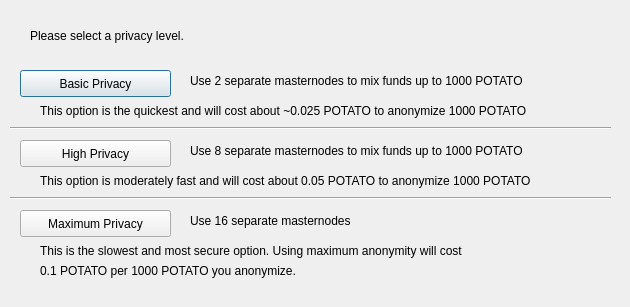
<?xml version="1.0" encoding="UTF-8"?>
<ui version="4.0">
 <class>DarksendConfig</class>
 <widget class="QDialog" name="DarksendConfig">
  <property name="geometry">
   <rect>
    <x>0</x>
    <y>0</y>
    <width>630</width>
    <height>307</height>
   </rect>
  </property>
  <property name="windowTitle">
   <string>Configure PrivateSend</string>
  </property>
  <widget class="QPushButton" name="buttonBasic">
   <property name="geometry">
    <rect>
     <x>20</x>
     <y>70</y>
     <width>151</width>
     <height>27</height>
    </rect>
   </property>
   <property name="text">
    <string>Basic Privacy</string>
   </property>
  </widget>
  <widget class="QPushButton" name="buttonHigh">
   <property name="geometry">
    <rect>
     <x>20</x>
     <y>140</y>
     <width>151</width>
     <height>27</height>
    </rect>
   </property>
   <property name="text">
    <string>High Privacy</string>
   </property>
  </widget>
  <widget class="QPushButton" name="buttonMax">
   <property name="geometry">
    <rect>
     <x>20</x>
     <y>210</y>
     <width>151</width>
     <height>27</height>
    </rect>
   </property>
   <property name="text">
    <string>Maximum Privacy</string>
   </property>
  </widget>
  <widget class="QLabel" name="label">
   <property name="geometry">
    <rect>
     <x>30</x>
     <y>20</y>
     <width>571</width>
     <height>31</height>
    </rect>
   </property>
   <property name="text">
    <string>Please select a privacy level.</string>
   </property>
  </widget>
  <widget class="QLabel" name="label_2">
   <property name="geometry">
    <rect>
     <x>190</x>
     <y>70</y>
     <width>421</width>
     <height>21</height>
    </rect>
   </property>
   <property name="text">
    <string>Use 2 separate masternodes to mix funds up to 1000 POTATO</string>
   </property>
  </widget>
  <widget class="QLabel" name="label_3">
   <property name="geometry">
    <rect>
     <x>190</x>
     <y>140</y>
     <width>411</width>
     <height>21</height>
    </rect>
   </property>
   <property name="text">
    <string>Use 8 separate masternodes to mix funds up to 1000 POTATO</string>
   </property>
  </widget>
  <widget class="QLabel" name="label_4">
   <property name="geometry">
    <rect>
     <x>190</x>
     <y>210</y>
     <width>421</width>
     <height>21</height>
    </rect>
   </property>
   <property name="text">
    <string>Use 16 separate masternodes</string>
   </property>
  </widget>
  <widget class="QLabel" name="label_6">
   <property name="geometry">
    <rect>
     <x>40</x>
     <y>100</y>
     <width>561</width>
     <height>21</height>
    </rect>
   </property>
   <property name="text">
    <string>This option is the quickest and will cost about ~0.025 POTATO to anonymize 1000 POTATO</string>
   </property>
  </widget>
  <widget class="QLabel" name="label_7">
   <property name="geometry">
    <rect>
     <x>40</x>
     <y>170</y>
     <width>561</width>
     <height>21</height>
    </rect>
   </property>
   <property name="text">
    <string>This option is moderately fast and will cost about 0.05 POTATO to anonymize 1000 POTATO</string>
   </property>
  </widget>
  <widget class="QLabel" name="label_8">
   <property name="geometry">
    <rect>
     <x>40</x>
     <y>240</y>
     <width>561</width>
     <height>21</height>
    </rect>
   </property>
   <property name="text">
    <string>This is the slowest and most secure option. Using maximum anonymity will cost</string>
   </property>
  </widget>
  <widget class="QLabel" name="label_9">
   <property name="geometry">
    <rect>
     <x>40</x>
     <y>260</y>
     <width>561</width>
     <height>21</height>
    </rect>
   </property>
   <property name="text">
    <string>0.1 POTATO per 1000 POTATO you anonymize.</string>
   </property>
  </widget>
  <widget class="Line" name="line">
   <property name="geometry">
    <rect>
     <x>10</x>
     <y>120</y>
     <width>601</width>
     <height>16</height>
    </rect>
   </property>
   <property name="orientation">
    <enum>Qt::Horizontal</enum>
   </property>
  </widget>
  <widget class="Line" name="line_2">
   <property name="geometry">
    <rect>
     <x>10</x>
     <y>190</y>
     <width>601</width>
     <height>16</height>
    </rect>
   </property>
   <property name="orientation">
    <enum>Qt::Horizontal</enum>
   </property>
  </widget>
 </widget>
 <resources/>
 <connections/>
</ui>
